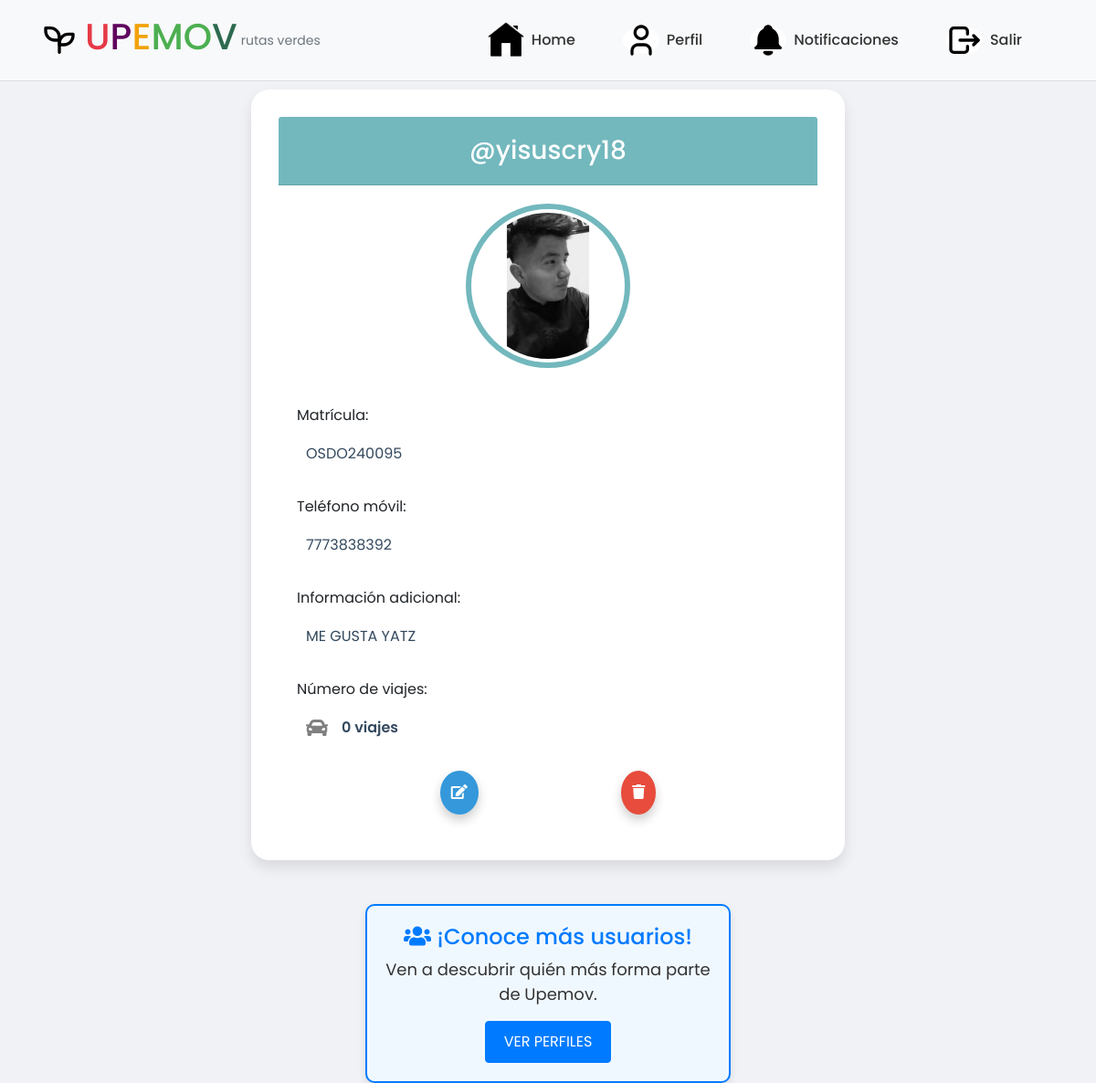
The page /view/perfil/verificar_perfil.php (signed in) on the database its author committed.
### tables this page shows
CREATE TABLE `perfiles` (
  `id` int(11) NOT NULL AUTO_INCREMENT,
  `idAlumno` int(11) NOT NULL,
  `nombreUser` text DEFAULT NULL,
  `matricula` text DEFAULT NULL,
  `telefono` text NOT NULL,
  `valoracion` enum('1','2','3','4','5') DEFAULT NULL,
  `viajes` int(11) DEFAULT NULL,
  `informacion` text DEFAULT NULL,
  `imagen` varchar(255) DEFAULT NULL,
  PRIMARY KEY (`id`),
  KEY `idAlumno` (`idAlumno`),
  CONSTRAINT `perfiles_ibfk_1` FOREIGN KEY (`idAlumno`) REFERENCES `usuarios` (`id`)
);

### view/perfil/mostrarperfil.php (the view, shortened to what this page needs)
<?php
include '../alumno/header_alumno.php';
?>
<!DOCTYPE html>
<html lang="es">
<head>
    <link href="https://stackpath.bootstrapcdn.com/bootstrap/4.5.2/css/bootstrap.min.css" rel="stylesheet">
    <link href="https://cdnjs.cloudflare.com/ajax/libs/font-awesome/5.15.4/css/all.min.css" rel="stylesheet">
    <link href="../../public/css/perfil.css" rel="stylesheet">
</head>
<body>
    <div class="container mt-5">
        <div class="card">
            <div class="card-header text-center">
                <h2>@<?php echo htmlspecialchars($userData['nombreUser']); ?></h2>
            </div>
            <div class="card-body">
                <div class="text-center mb-4">
                    <?php
                    if (!empty($userData['imagen'])) {
                        echo '<img id="fotoPerfil" src="../' . htmlspecialchars($userData['imagen']) . '" alt="Foto de Perfil" class="img-thumbnail mb-3">';
                    } else {
                        echo '<img id="fotoPerfil" src="../../public/img/perfil.svg" alt="Foto de Perfil" class="img-thumbnail mb-3">';
                    }
                    ?>
                </div>
                <div class="form-group">
                    <label>Matrícula:</label>
                    <p class="profile-info" id="matriculaUsuario"><?php echo htmlspecialchars($userData['matricula']); ?></p>
                </div>
                <div class="form-group">
                    <label>Teléfono móvil:</label>
                    <p class="profile-info" id="telefonoUsuario"><?php echo htmlspecialchars($userData['telefono']); ?></p>
                </div>
                <div class="form-group">
                    <label>Información adicional:</label>
                    <p class="profile-info" id="infoUsuario"><?php echo htmlspecialchars($userData['informacion']); ?></p>
                </div>
                <div class="form-group">
                    <label>Número de viajes:</label>
                    <div class="profile-info" id="viajesUsuario">
                        <i class="fas fa-car cart-icon"></i>
                        <span><?php echo htmlspecialchars($userData['viajes']); ?> viajes</span>
                    </div>
                </div>
                <div class="icon-buttons">
                    <a href="update_perfil.php?idAlumno=<?php echo  $idAlumno; ?>"  class="edit" title="Editar perfil">
                        <i class="fas fa-edit"></i>
                    </a>
                    <a href="../../controller/delete_perfil.php?idAlumno=<?php echo $idAlumno; ?>" class="delete" title="Eliminar perfil" onclick="return confirm('¿Estás seguro de que deseas eliminar este perfil?');">
                        <i class="fas fa-trash"></i>
                    </a>
                </div>
            </div>
        </div>
    </div>
    <div class="container mt-5">
        <div class="other-profiles-container">
            <h3><i class="fas fa-users"></i> ¡Conoce más usuarios!</h3>
            <p>Ven a descubrir quién más forma parte de Upemov.</p>
            <a href="perfiles.php" class="btn btn-info">
                Ver perfiles
            </a>
        </div>
    </div>
</body>
</html>

### public/css/header.css (style rules this page uses)
body { padding-top: 80px; }

### public/css/perfil.css (style rules this page uses)
body { background-color: #f1f2f6; font-family: 'Poppins', sans-serif; padding-top: 50px; }
.card { max-width: 650px; margin: auto; box-shadow: 0 8px 15px rgba(0, 0, 0, 0.1); border-radius: 20px; background-color: #ffffff; padding: 30px; border: none; }
.card-header { background-color: #72b8bd; color: white; padding: 20px; border-radius: 15px 15px 0 0; font-weight: 600; }
.card-header h2 { margin: 0; font-size: 28px; }
#fotoPerfil { border-radius: 50%; width: 180px; height: 180px; object-fit: cover; transition: transform 0.3s ease; margin-bottom: 20px; border: 6px solid #72b8bd; }
.form-group { margin-bottom: 1.5rem; }
.profile-info { font-size: 16px; padding: 10px; font-weight: normal; color: #34495e; }
.icon-buttons { display: flex; justify-content: space-evenly; margin-top: 25px; }
.icon-buttons a { color: white; padding: 12px; border-radius: 50%; text-align: center; text-decoration: none; box-shadow: 0 6px 12px rgba(0, 0, 0, 0.2); }
.icon-buttons .edit { background-color: #3498db; }
.icon-buttons .delete { background-color: #e74c3c; }
.cart-icon { font-size: 24px; color: #808080; margin-right: 10px; transition: transform 0.3s ease, color 0.3s ease; }
#viajesUsuario { font-size: 16px; font-weight: normal; color: #34495e; display: flex; align-items: center; }
#viajesUsuario span { font-size: 16px; font-weight: 600; margin-left: 5px; }
.other-profiles-container { background-color: #f0f8ff; border: 2px solid #007bff; border-radius: 10px; padding: 20px; box-shadow: 0 4px 8px rgba(0, 0, 0, 0.1); text-align: center; max-width: 400px; margin: 0 auto; }
.other-profiles-container h3 { font-size: 24px; color: #007bff; }
.other-profiles-container p { font-size: 18px; color: #333; }
.other-profiles-container .btn-info { background-color: #007bff; border-color: #007bff; color: #fff; padding: 10px 20px; font-size: 16px; text-transform: uppercase; }

### rows shown on the page
perfiles: nombreUser "yisuscry18", imagen (picture), matricula "OSDO240095", telefono "7773838392", informacion "ME GUSTA YATZ", viajes "0"
